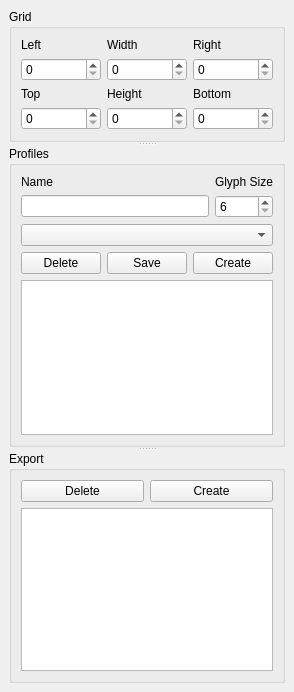
<?xml version="1.0" encoding="UTF-8"?>
<ui version="4.0">
 <class>DockProfiles</class>
 <widget class="QDockWidget" name="DockProfiles">
  <property name="geometry">
   <rect>
    <x>0</x>
    <y>0</y>
    <width>288</width>
    <height>692</height>
   </rect>
  </property>
  <property name="windowTitle">
   <string>Profiles</string>
  </property>
  <widget class="QWidget" name="dockWidgetContents">
   <layout class="QVBoxLayout" name="verticalLayout">
    <item>
     <widget class="QSplitter" name="splitter">
      <property name="orientation">
       <enum>Qt::Orientation::Vertical</enum>
      </property>
      <widget class="QGroupBox" name="groupBoxGrid">
       <property name="title">
        <string>Grid</string>
       </property>
       <layout class="QGridLayout" name="gridLayout_2">
        <item row="0" column="0">
         <widget class="QLabel" name="labelGridPaddingLeft">
          <property name="text">
           <string>Left</string>
          </property>
         </widget>
        </item>
        <item row="0" column="1">
         <widget class="QLabel" name="labelWidth">
          <property name="text">
           <string>Width</string>
          </property>
         </widget>
        </item>
        <item row="0" column="2">
         <widget class="QLabel" name="labelGridPaddingRight">
          <property name="text">
           <string>Right</string>
          </property>
         </widget>
        </item>
        <item row="1" column="0">
         <widget class="QSpinBox" name="spinBoxPaddingLeft">
          <property name="maximum">
           <number>1024</number>
          </property>
          <property name="value">
           <number>0</number>
          </property>
         </widget>
        </item>
        <item row="1" column="1">
         <widget class="QSpinBox" name="spinBoxWidth">
          <property name="maximum">
           <number>1024</number>
          </property>
         </widget>
        </item>
        <item row="1" column="2">
         <widget class="QSpinBox" name="spinBoxPaddingRight">
          <property name="maximum">
           <number>1024</number>
          </property>
         </widget>
        </item>
        <item row="2" column="0">
         <widget class="QLabel" name="labelGridPaddingTop">
          <property name="text">
           <string>Top</string>
          </property>
         </widget>
        </item>
        <item row="2" column="1">
         <widget class="QLabel" name="labelHeight">
          <property name="text">
           <string>Height</string>
          </property>
         </widget>
        </item>
        <item row="2" column="2">
         <widget class="QLabel" name="labelGridPaddingBottom">
          <property name="text">
           <string>Bottom</string>
          </property>
         </widget>
        </item>
        <item row="3" column="0">
         <widget class="QSpinBox" name="spinBoxPaddingTop">
          <property name="maximum">
           <number>1024</number>
          </property>
         </widget>
        </item>
        <item row="3" column="1">
         <widget class="QSpinBox" name="spinBoxHeight">
          <property name="maximum">
           <number>1024</number>
          </property>
         </widget>
        </item>
        <item row="3" column="2">
         <widget class="QSpinBox" name="spinBoxPaddingBottom">
          <property name="maximum">
           <number>1024</number>
          </property>
         </widget>
        </item>
       </layout>
      </widget>
      <widget class="QGroupBox" name="groupBoxProfiles">
       <property name="title">
        <string>Profiles</string>
       </property>
       <layout class="QGridLayout" name="gridLayout">
        <item row="0" column="0">
         <widget class="QLabel" name="labelProfileName">
          <property name="text">
           <string>Name</string>
          </property>
         </widget>
        </item>
        <item row="0" column="4">
         <widget class="QLabel" name="labelGlyphSize">
          <property name="text">
           <string>Glyph Size</string>
          </property>
         </widget>
        </item>
        <item row="1" column="4">
         <widget class="QSpinBox" name="spinBoxGlyphSize">
          <property name="minimum">
           <number>6</number>
          </property>
          <property name="maximum">
           <number>1024</number>
          </property>
         </widget>
        </item>
        <item row="3" column="0">
         <widget class="QPushButton" name="pushButtonDeleteProfile">
          <property name="text">
           <string>Delete</string>
          </property>
         </widget>
        </item>
        <item row="3" column="1" colspan="2">
         <widget class="QPushButton" name="pushButtonSave">
          <property name="text">
           <string>Save</string>
          </property>
         </widget>
        </item>
        <item row="3" column="3" colspan="2">
         <widget class="QPushButton" name="pushButtonCreateProfile">
          <property name="text">
           <string>Create</string>
          </property>
         </widget>
        </item>
        <item row="4" column="0" colspan="5">
         <widget class="QTableView" name="tableViewProfiles"/>
        </item>
        <item row="2" column="0" colspan="5">
         <widget class="QComboBox" name="comboBoxFont"/>
        </item>
        <item row="1" column="0" colspan="4">
         <widget class="QLineEdit" name="lineEditProfileName"/>
        </item>
       </layout>
      </widget>
      <widget class="QGroupBox" name="groupBoxExport">
       <property name="title">
        <string>Export</string>
       </property>
       <layout class="QGridLayout" name="gridLayout_3">
        <item row="0" column="0">
         <widget class="QPushButton" name="pushButtonDeleteExport">
          <property name="text">
           <string>Delete</string>
          </property>
         </widget>
        </item>
        <item row="0" column="1">
         <widget class="QPushButton" name="pushButtonExportCreate">
          <property name="text">
           <string>Create</string>
          </property>
         </widget>
        </item>
        <item row="1" column="0" colspan="2">
         <widget class="QTableView" name="tableViewExport"/>
        </item>
       </layout>
      </widget>
     </widget>
    </item>
   </layout>
  </widget>
 </widget>
 <resources/>
 <connections/>
</ui>
